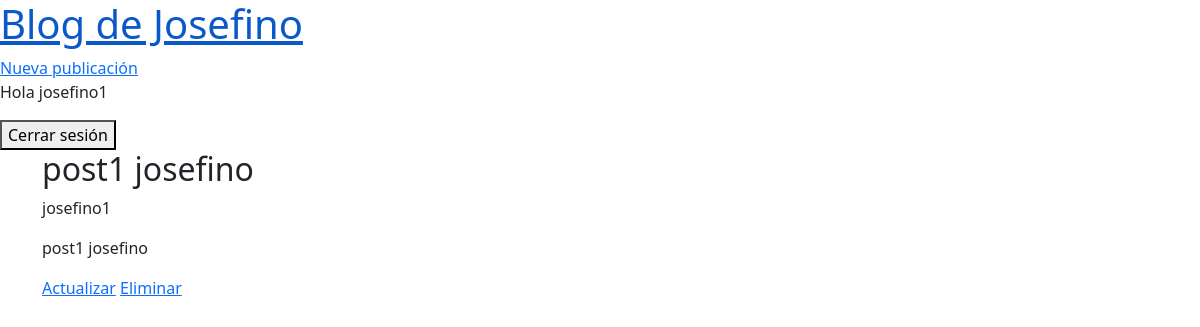
/publication/13/ (signed in), run on an earlier commit of the app's database.
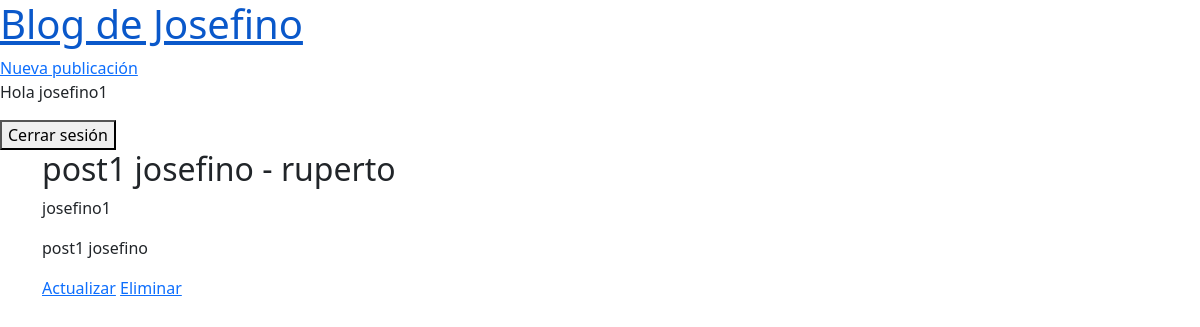
And on a later commit of the database.
### blog/models.py (models this page shows, shortened)
class Publication(models.Model):
    title = models.CharField(max_length=100)
    body = models.TextField()
    author = models.ForeignKey(
        'auth.User',
        on_delete=models.CASCADE,
    )
    date = models.DateTimeField(auto_now_add=True)
    updated = models.DateTimeField(auto_now=True)

### blog/views.py (the view)
# urls.py: path('publication/<int:pk>/', PublicationDetailView.as_view(), name='publication-detail'),
class PublicationDetailView(LoginRequiredMixin, DetailView):
    model = Publication
    template_name = 'publication-detail.html'

### templates/publication-detail.html
{% extends "_base.html" %}
{% block content %}
    <h2>{{ publication.title }}</h2>
    <p>{{ publication.author }}</p>
    <p>{{ publication.body }}</p>
    {% if publication.author.pk == request.user.pk %}
        <a href="{% url 'publication-update' publication.pk %}">Actualizar</a>
         <a href="{% url 'publication-delete' publication.pk %}">Eliminar</a>
    {% endif %}
{% endblock content %}

What changed in the data, as far as the page shows it:
changed Publication "post1 josefino": title "post1 josefino" → "post1 josefino - ruperto"
